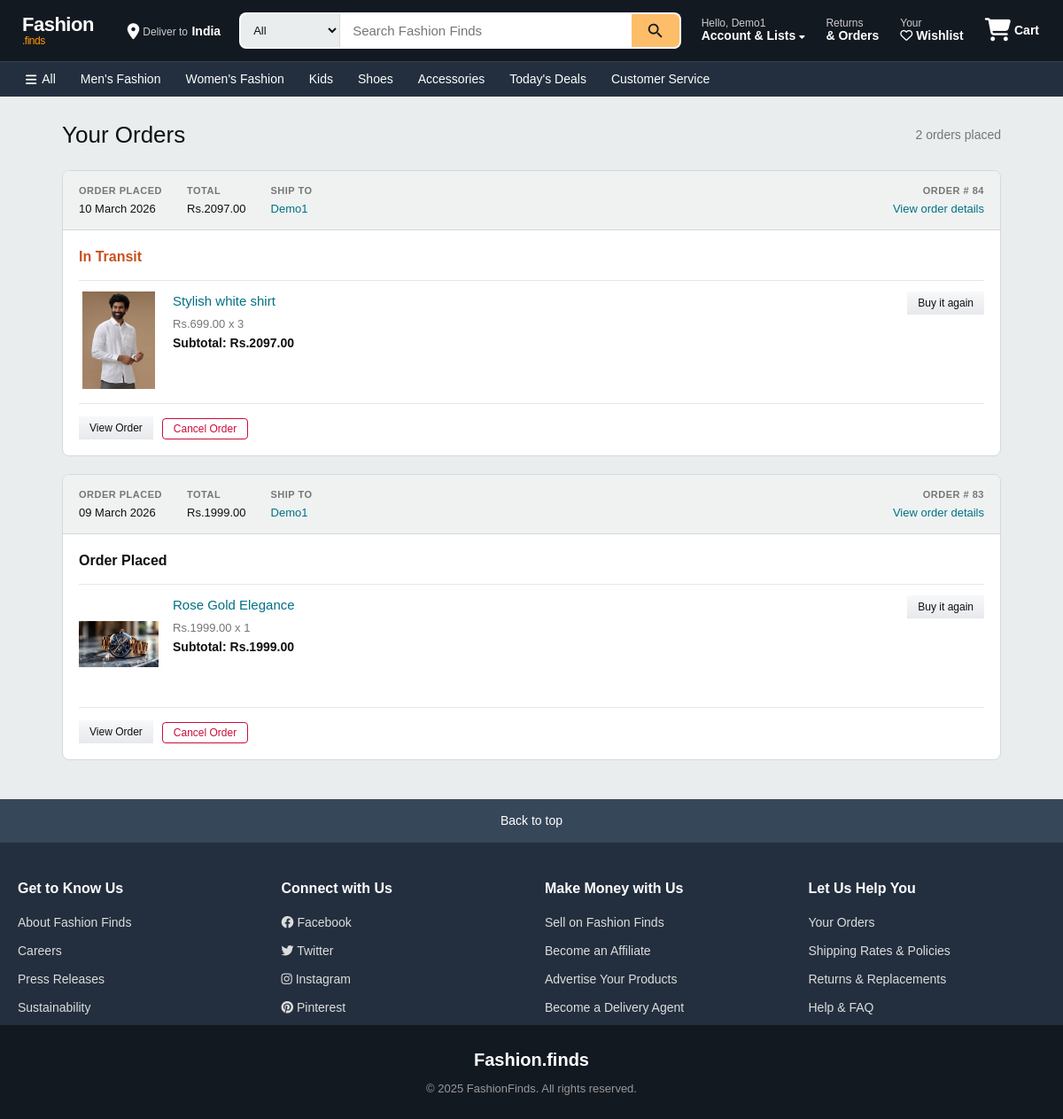
Before: /my_orders (signed in) with the older database file.
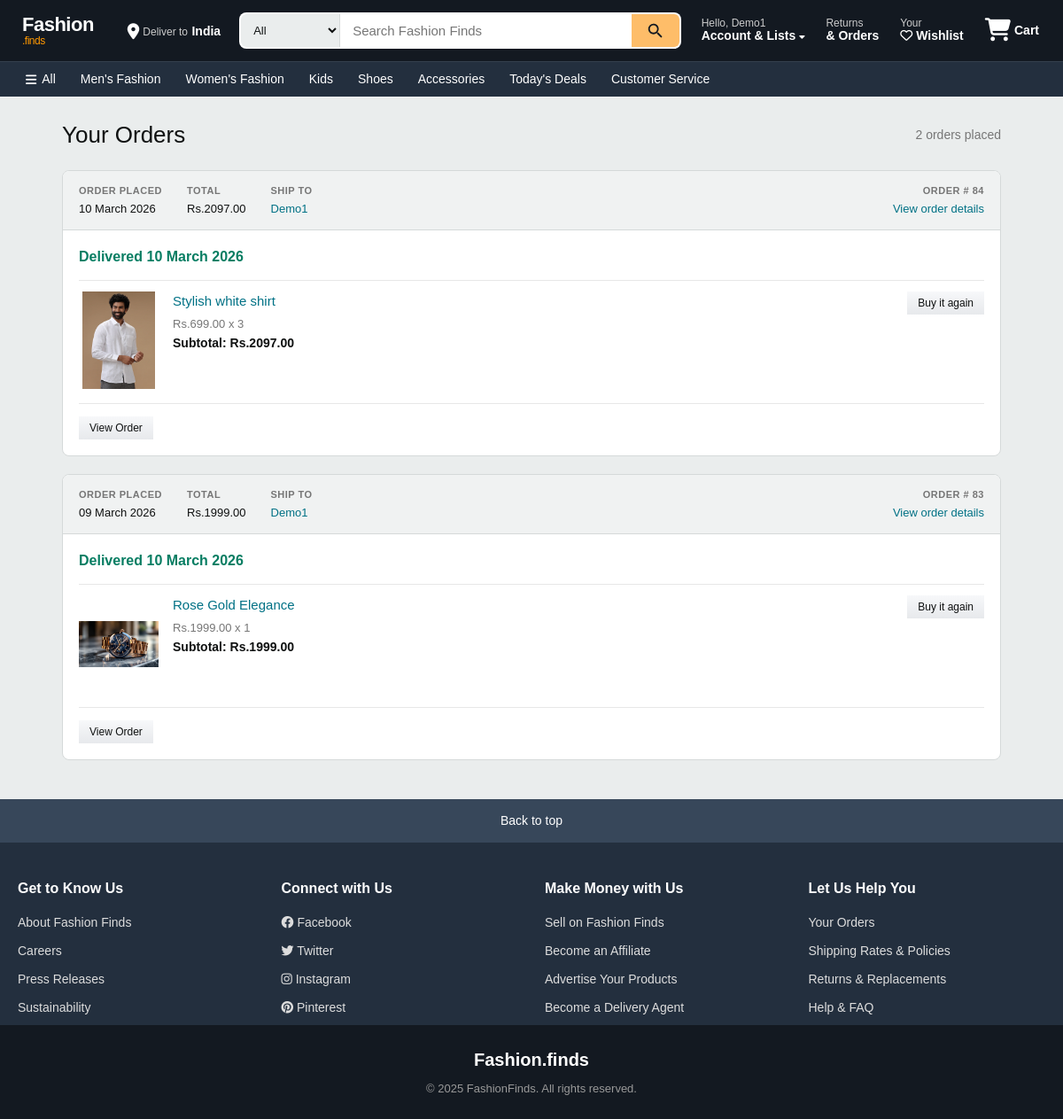
After: the same page with the newer database file.
### app/models.py (models this page shows, shortened)
class User(db.Model, UserMixin):
    __tablename__ = 'users'
    id = db.Column(db.Integer, primary_key=True)
    name = db.Column(db.String(100), nullable=False)
    phone = db.Column(db.String(15), nullable=False)
    email = db.Column(db.String(100), unique=True, nullable=False)
    password = db.Column(db.String(255), nullable=False)
    address = db.Column(db.Text, nullable=False)
    state = db.Column(db.String(50), nullable=False)
    city = db.Column(db.String(50), nullable=False)
    pincode = db.Column(db.String(10), nullable=False)
    reset_token = db.Column(db.String(255), nullable=True)
    reset_token_expiry = db.Column(db.DateTime, nullable=True)
    approved = db.Column(db.Boolean, default=False)
    role = db.Column(db.String(10), nullable=False)

class Order(db.Model):
    __tablename__ = 'orders'
    id = db.Column(db.Integer, primary_key=True)
    user_id = db.Column(db.Integer, db.ForeignKey('users.id'), nullable=False)
    total_price = db.Column(db.Float, nullable=False)
    status = db.Column(db.String(50), nullable=False, default="Pending")  # ('Pending', 'Shipped', 'Delivered', 'Cancelled')
    order_date = db.Column(db.DateTime, nullable=False, default=lambda: datetime.now(timezone.utc))
    delivery_date = db.Column(db.DateTime, nullable=True)
    order_items = db.relationship('OrderItem', backref='order', lazy=True, cascade="all, delete-orphan")
    delivery_person_id = db.Column(db.Integer, db.ForeignKey('users.id'), nullable=True)
    customer_name = db.Column(db.String(100), nullable=False)
    address_line_1 = db.Column(db.String(100), nullable=False)
    state = db.Column(db.String(100), nullable=False)
    city = db.Column(db.String(100), nullable=False)
    pincode = db.Column(db.String(20), nullable=False)
    mail = db.Column(db.String(50), nullable=False)

class Product(db.Model):
    __tablename__ = 'products'
    id = db.Column(db.Integer, primary_key=True)
    product_name = db.Column(db.String(100), nullable=False)
    product_picture = db.Column(db.String(1000), nullable=False)
    current_price = db.Column(db.Float, nullable=False)
    previous_price = db.Column(db.Float, nullable=False)
    description = db.Column(db.String(2000), nullable=True)
    color = db.Column(db.String(15))
    rating = db.Column(db.Integer, default=0)
    sale = db.Column(db.Boolean, default=False)
    discount = db.Column(db.Integer, nullable=True, default=0)
    category = db.Column(db.String(100), nullable=False)
    brand_id = db.Column(db.Integer, db.ForeignKey('brands.id'), nullable=True)
    count = db.Column(db.Integer, nullable=False, default=0)
    quantity_size = db.relationship('ProductSize', backref='product', lazy=True, cascade="all, delete-orphan")
    carts = db.relationship('Cart', backref='cart_product', lazy=True, cascade="all, delete-orphan")
    wishlists = db.relationship('Wishlist', backref='wishlist_product', lazy=True, cascade="all, delete-orphan")
    order_items = db.relationship('OrderItem', backref='product', lazy=True, cascade="all, delete-orphan")

class OrderItem(db.Model):
    __tablename__ = 'order_items'
    id = db.Column(db.Integer, primary_key=True)
    order_id = db.Column(db.Integer, db.ForeignKey('orders.id'), nullable=False)
    product_id = db.Column(db.Integer, db.ForeignKey('products.id'), nullable=False)
    quantity = db.Column(db.Integer, nullable=False, default=1)
    unit_price = db.Column(db.Float, nullable=False)  # Price at time of purchase
    subtotal = db.Column(db.Float, nullable=False)  # quantity * unit_price

### app/views.py (the view)
@views.route('/my_orders')
@login_required
def my_orders():
    orders = Order.query.filter_by(user_id=current_user.id).order_by(Order.order_date.desc()).all()
    orders_with_items = []
    for order in orders:
        order_items = OrderItem.query.filter_by(order_id=order.id).all()
        items_data = [{
            'name': item.product.product_name,
            'quantity': item.quantity,
            'unit_price': item.unit_price,
            'subtotal': item.subtotal,
            'image': item.product.product_picture,
            'product_id': item.product.id,
        } for item in order_items]
        orders_with_items.append({
            'id': order.id,
            'status': order.status,
            'total_price': order.total_price,
            'order_date': order.order_date,
            'delivery_date': order.delivery_date,
            'customer_name': order.customer_name,
            'order_items': items_data
        })
    return render_template('my_orders.html', orders=orders_with_items)

### app/templates/my_orders.html (shortened to what this page needs)
{% extends 'base.html' %}
{% block content %}
<div class="orders-page">
    <div class="orders-header">
        <h1>Your Orders</h1>
        <p class="orders-subtitle">{{ orders|length }} order{{ 's' if orders|length != 1 else '' }} placed</p>
    </div>
    {% if orders %}
        {% for order in orders %}
        <div class="order-card">
            <div class="order-card-header">
                <div class="order-header-col">
                    <span class="order-header-label">ORDER PLACED</span>
                    <span class="order-header-value">{{ order.order_date.strftime('%d %B %Y') }}</span>
                </div>
                <div class="order-header-col">
                    <span class="order-header-label">TOTAL</span>
                    <span class="order-header-value">Rs.{{ "%.2f"|format(order.total_price) }}</span>
                </div>
                <div class="order-header-col">
                    <span class="order-header-label">SHIP TO</span>
                    <span class="order-header-value order-header-name">{{ order.customer_name }}</span>
                </div>
                <div class="order-header-col order-header-right">
                    <span class="order-header-label">ORDER # {{ order.id }}</span>
                    <a href="{{ url_for('views.view_order_items', order_id=order.id) }}" class="order-details-link">View order details</a>
                </div>
            </div>
            <div class="order-card-body">
                <div class="order-status-row">
                    <span class="order-status
                        {% if order.status == 'Delivered' %} status-delivered
                        {% elif order.status == 'Cancelled' %} status-cancelled
                        {% elif order.status == 'In Transit' %} status-transit
                        {% else %} status-pending
                        {% endif %}">
                        {% if order.status == 'Delivered' %}
                            Delivered {{ order.delivery_date.strftime('%d %B %Y') if order.delivery_date else '' }}
                        {% elif order.status == 'In Transit' %}
                            In Transit
                        {% elif order.status == 'Cancelled' %}
                            Cancelled
                        {% else %}
                            Order Placed
                        {% endif %}
                    </span>
                </div>
                {% for item in order.order_items %}
                <div class="order-item-row">
                    <div class="order-item-image">
                        <a href="{{ url_for('views.product_info', product_id=item.product_id) }}">
                            <img src="{{ url_for('views.get_image', filename=item.image) }}" alt="{{ item.name }}" onerror="this.src='https://via.placeholder.com/100x120?text=No+Image'">
                        </a>
                    </div>
                    <div class="order-item-info">
                        <a href="{{ url_for('views.product_info', product_id=item.product_id) }}" class="order-item-name">{{ item.name }}</a>
                        <div class="order-item-price">Rs.{{ "%.2f"|format(item.unit_price) }} x {{ item.quantity }}</div>
                        <div class="order-item-subtotal">Subtotal: Rs.{{ "%.2f"|format(item.subtotal) }}</div>
                    </div>
                    <div class="order-item-actions">
                        <a href="{{ url_for('views.product_info', product_id=item.product_id) }}" class="btn-amazon-secondary btn-sm">Buy it again</a>
                    </div>
                </div>
                {% endfor %}
                <div class="order-card-footer">
                    <a href="{{ url_for('views.view_order_items', order_id=order.id) }}" class="btn-amazon-secondary btn-sm">View Order</a>
                    {% if order.status == 'In Transit' or order.status == 'Pending' %}
                    <form action="{{ url_for('views.cancel_order', order_id=order.id) }}" method="POST" class="order-cancel-form">
                        <button type="submit" class="btn-cancel btn-sm" onclick="return confirm('Are you sure you want to cancel this order?')">Cancel Order</button>
                    </form>
                    {% endif %}
                </div>
            </div>
        </div>
        {% endfor %}
    {% endif %}
</div>
{% endblock %}

### app/templates/base.html (shortened to what this page needs)
<!DOCTYPE html>
<html lang="en">
<head>
    <link rel="stylesheet" href="https://cdnjs.cloudflare.com/ajax/libs/font-awesome/6.4.0/css/all.min.css">
    <link rel="stylesheet" href="{{url_for('static',filename='css/style.css')}}">
</head>
<body>
    {% include 'navbar.html' %}
    <main>
        {% block content %}
        {% endblock %}
    </main>
    {% include 'footer.html' %}
</body>
</html>

### app/templates/navbar.html (shortened to what this page needs)
<div class="nav-container">
    <div class="navbar-top">
        <div class="logo">
            <a href="/">Fashion<span class="logo-accent">.finds</span></a>
        </div>
        <div class="deliver-to">
            <i class="fas fa-location-dot"></i>
            <div>
                <span class="deliver-label">Deliver to</span>
                <span class="deliver-value">India</span>
            </div>
        </div>
        <div class="nav-search">
            <form action="{{ url_for('views.search') }}" method="GET" class="search-bar">
                <select name="category" class="search-category">
                    <option value="">All</option>
                </select>
                <input type="text" name="query" class="search-input"
                       placeholder="Search Fashion Finds" required>
                <button type="submit" class="search-button">
                </button>
            </form>
        </div>
        <div class="nav-actions">
            <div class="dropdown">
                <a href="{{ url_for('auth.account') }}" class="nav-action-item">
                    <span class="nav-action-label">Hello, {% if current_user.is_authenticated %}{{ current_user.name }}{% else %}sign in{% endif %}</span>
                    <span class="nav-action-value">Account & Lists <i class="fas fa-caret-down" style="font-size:10px"></i></span>
                </a>
            </div>
            <a href="{{ url_for('views.my_orders') }}" class="nav-action-item">
                <span class="nav-action-label">Returns</span>
                <span class="nav-action-value">& Orders</span>
            </a>
            <a href="/wishlist" class="nav-action-item">
                <span class="nav-action-label">Your</span>
                <span class="nav-action-value"><i class="far fa-heart"></i> Wishlist</span>
            </a>
            <a href="/cart" class="nav-cart">
                <span class="cart-icon-wrap">
                    <i class="fas fa-shopping-cart"></i>
                </span>
                <span class="cart-label">Cart</span>
            </a>
        </div>
    </div>
    <div class="navbar-bottom">
        <div class="navbar-bottom-inner">
            <a href="/" class="nav-cat-link"><i class="fas fa-bars"></i> All</a>
            <a href="{{ url_for('views.products_by_category', category_name='Men') }}" class="nav-cat-link">Men's Fashion</a>
            <a href="{{ url_for('views.products_by_category', category_name='Women') }}" class="nav-cat-link">Women's Fashion</a>
            <a href="{{ url_for('views.products_by_category', category_name='Kids') }}" class="nav-cat-link">Kids</a>
            <a href="{{ url_for('views.products_by_category', category_name='Shoes') }}" class="nav-cat-link">Shoes</a>
            <a href="{{ url_for('views.products_by_category', category_name='Accessories') }}" class="nav-cat-link">Accessories</a>
            <a href="{{ url_for('views.search') }}?query=sale" class="nav-cat-link">Today's Deals</a>
            <a href="{{ url_for('views.contact') }}" class="nav-cat-link">Customer Service</a>
        </div>
    </div>
</div>

### app/templates/footer.html (shortened to what this page needs)
<div class="back-to-top" onclick="window.scrollTo({top:0,behavior:'smooth'})">
    Back to top
</div>
<footer class="site-footer">
    <div class="footer-container">
        <div class="footer-section">
            <h4>Get to Know Us</h4>
            <ul class="footer-links">
                <li><a href="#">About Fashion Finds</a></li>
                <li><a href="#">Careers</a></li>
                <li><a href="#">Press Releases</a></li>
                <li><a href="#">Sustainability</a></li>
            </ul>
        </div>
        <div class="footer-section">
            <h4>Connect with Us</h4>
            <ul class="footer-links">
                <li><a href="#"><i class="fab fa-facebook"></i> Facebook</a></li>
                <li><a href="#"><i class="fab fa-twitter"></i> Twitter</a></li>
                <li><a href="#"><i class="fab fa-instagram"></i> Instagram</a></li>
                <li><a href="#"><i class="fab fa-pinterest"></i> Pinterest</a></li>
            </ul>
        </div>
        <div class="footer-section">
            <h4>Make Money with Us</h4>
            <ul class="footer-links">
                <li><a href="#">Sell on Fashion Finds</a></li>
                <li><a href="#">Become an Affiliate</a></li>
                <li><a href="#">Advertise Your Products</a></li>
                <li><a href="{{ url_for('delivery.delivery_application') }}">Become a Delivery Agent</a></li>
            </ul>
        </div>
        <div class="footer-section">
            <h4>Let Us Help You</h4>
            <ul class="footer-links">
                <li><a href="{{ url_for('views.my_orders') }}">Your Orders</a></li>
                <li><a href="{{ url_for('views.shipping_policy') }}">Shipping Rates & Policies</a></li>
                <li><a href="{{ url_for('views.returns_exchanges') }}">Returns & Replacements</a></li>
                <li><a href="/faqs">Help & FAQ</a></li>
            </ul>
        </div>
    </div>
    <div class="footer-bottom">
        <div class="footer-bottom-inner">
            <div class="footer-logo">Fashion<span class="logo-accent">.finds</span></div>
            <p>&copy; 2025 FashionFinds. All rights reserved.</p>
        </div>
    </div>
</footer>

Changed rows visible on the page:
changed Order id 84: delivery_date (not shown) → "10 March 2026"; status "In Transit Cancel Order" → "Delivered"
changed Order "09 March 2026": delivery_date (not shown) → "10 March 2026"; status "Order Placed Cancel Order" → "Delivered"
